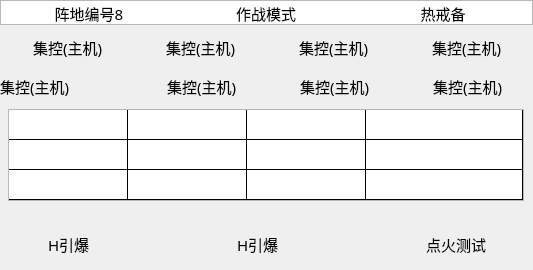
         <widget class="QWidget" name="verticalWidget_1" native="true">
          <property name="sizePolicy">
           <sizepolicy hsizetype="Preferred" vsizetype="Preferred">
            <horstretch>0</horstretch>
            <verstretch>0</verstretch>
           </sizepolicy>
          </property>
          <property name="minimumSize">
           <size>
            <width>533</width>
            <height>270</height>
           </size>
          </property>
          <property name="maximumSize">
           <size>
            <width>533</width>
            <height>270</height>
           </size>
          </property>
          <layout class="QGridLayout" name="gridLayout_7">
           <property name="leftMargin">
            <number>0</number>
           </property>
           <property name="topMargin">
            <number>0</number>
           </property>
           <property name="rightMargin">
            <number>0</number>
           </property>
           <property name="bottomMargin">
            <number>10</number>
           </property>
           <item row="2" column="0">
            <layout class="QHBoxLayout" name="horizontalLayout_8">
             <property name="spacing">
              <number>0</number>
             </property>
             <item>
              <widget class="QLabel" name="label_109">
               <property name="minimumSize">
                <size>
                 <width>108</width>
                 <height>25</height>
                </size>
               </property>
               <property name="maximumSize">
                <size>
                 <width>108</width>
                 <height>25</height>
                </size>
               </property>
               <property name="font">
                <font>
                 <family>宋体</family>
                 <pointsize>11</pointsize>
                </font>
               </property>
               <property name="text">
                <string>集控(主机)</string>
               </property>
              </widget>
             </item>
             <item>
              <widget class="QLabel" name="label_110">
               <property name="minimumSize">
                <size>
                 <width>33</width>
                 <height>33</height>
                </size>
               </property>
               <property name="maximumSize">
                <size>
                 <width>33</width>
                 <height>33</height>
                </size>
               </property>
               <property name="styleSheet">
                <string notr="true"/>
               </property>
               <property name="text">
                <string/>
               </property>
              </widget>
             </item>
             <item>
              <widget class="QLabel" name="label_111">
               <property name="minimumSize">
                <size>
                 <width>33</width>
                 <height>33</height>
                </size>
               </property>
               <property name="maximumSize">
                <size>
                 <width>33</width>
                 <height>33</height>
                </size>
               </property>
               <property name="text">
                <string/>
               </property>
              </widget>
             </item>
             <item>
              <widget class="QLabel" name="label_112">
               <property name="minimumSize">
                <size>
                 <width>108</width>
                 <height>25</height>
                </size>
               </property>
               <property name="maximumSize">
                <size>
                 <width>108</width>
                 <height>25</height>
                </size>
               </property>
               <property name="font">
                <font>
                 <family>宋体</family>
                 <pointsize>11</pointsize>
                </font>
               </property>
               <property name="text">
                <string>集控(主机)</string>
               </property>
              </widget>
             </item>
             <item>
              <widget class="QLabel" name="label_113">
               <property name="minimumSize">
                <size>
                 <width>33</width>
                 <height>33</height>
                </size>
               </property>
               <property name="maximumSize">
                <size>
                 <width>33</width>
                 <height>33</height>
                </size>
               </property>
               <property name="styleSheet">
                <string notr="true">border-image: url(:/img/false.png);</string>
               </property>
               <property name="text">
                <string/>
               </property>
              </widget>
             </item>
             <item>
              <widget class="QLabel" name="label_114">
               <property name="minimumSize">
                <size>
                 <width>108</width>
                 <height>25</height>
                </size>
               </property>
               <property name="maximumSize">
                <size>
                 <width>108</width>
                 <height>25</height>
                </size>
               </property>
               <property name="font">
                <font>
                 <family>宋体</family>
                 <pointsize>11</pointsize>
                </font>
               </property>
               <property name="text">
                <string>集控(主机)</string>
               </property>
              </widget>
             </item>
             <item>
              <widget class="QLabel" name="label_115">
               <property name="minimumSize">
                <size>
                 <width>33</width>
                 <height>33</height>
                </size>
               </property>
               <property name="maximumSize">
                <size>
                 <width>33</width>
                 <height>33</height>
                </size>
               </property>
               <property name="styleSheet">
                <string notr="true">border-image: url(:/img/false.png);</string>
               </property>
               <property name="text">
                <string/>
               </property>
              </widget>
             </item>
             <item>
              <widget class="QLabel" name="label_116">
               <property name="minimumSize">
                <size>
                 <width>108</width>
                 <height>25</height>
                </size>
               </property>
               <property name="maximumSize">
                <size>
                 <width>108</width>
                 <height>25</height>
                </size>
               </property>
               <property name="font">
                <font>
                 <family>宋体</family>
                 <pointsize>11</pointsize>
                </font>
               </property>
               <property name="text">
                <string>集控(主机)</string>
               </property>
              </widget>
             </item>
            </layout>
           </item>
           <item row="0" column="0">
            <widget class="QTableWidget" name="tableWidget_1">
             <property name="minimumSize">
              <size>
               <width>533</width>
               <height>25</height>
              </size>
             </property>
             <property name="maximumSize">
              <size>
               <width>533</width>
               <height>25</height>
              </size>
             </property>
             <property name="styleSheet">
              <string notr="true">gridline-color: rgba(255, 255, 255, 0);
border-image: url(:/img/num.png);</string>
             </property>
             <property name="verticalScrollBarPolicy">
              <enum>Qt::ScrollBarAlwaysOff</enum>
             </property>
             <property name="horizontalScrollBarPolicy">
              <enum>Qt::ScrollBarAlwaysOff</enum>
             </property>
             <property name="rowCount">
              <number>1</number>
             </property>
             <property name="columnCount">
              <number>3</number>
             </property>
             <attribute name="horizontalHeaderVisible">
              <bool>false</bool>
             </attribute>
             <attribute name="horizontalHeaderDefaultSectionSize">
              <number>177</number>
             </attribute>
             <attribute name="horizontalHeaderMinimumSectionSize">
              <number>177</number>
             </attribute>
             <attribute name="horizontalHeaderStretchLastSection">
              <bool>true</bool>
             </attribute>
             <attribute name="verticalHeaderVisible">
              <bool>false</bool>
             </attribute>
             <attribute name="verticalHeaderDefaultSectionSize">
              <number>25</number>
             </attribute>
             <attribute name="verticalHeaderMinimumSectionSize">
              <number>25</number>
             </attribute>
             <attribute name="verticalHeaderStretchLastSection">
              <bool>true</bool>
             </attribute>
             <row/>
             <column/>
             <column/>
             <column/>
             <item row="0" column="0">
              <property name="text">
               <string>阵地编号8</string>
              </property>
              <property name="font">
               <font>
                <family>宋体</family>
                <pointsize>11</pointsize>
               </font>
              </property>
              <property name="textAlignment">
               <set>AlignCenter</set>
              </property>
              <property name="background">
               <brush brushstyle="NoBrush">
                <color alpha="255">
                 <red>51</red>
                 <green>138</green>
                 <blue>155</blue>
                </color>
               </brush>
              </property>
             </item>
             <item row="0" column="1">
              <property name="text">
               <string notr="true">作战模式</string>
              </property>
              <property name="font">
               <font>
                <family>宋体</family>
                <pointsize>11</pointsize>
                <weight>50</weight>
                <bold>false</bold>
               </font>
              </property>
              <property name="textAlignment">
               <set>AlignCenter</set>
              </property>
              <property name="background">
               <brush brushstyle="NoBrush">
                <color alpha="255">
                 <red>222</red>
                 <green>0</green>
                 <blue>0</blue>
                </color>
               </brush>
              </property>
             </item>
             <item row="0" column="2">
              <property name="text">
               <string>热戒备</string>
              </property>
              <property name="font">
               <font>
                <family>宋体</family>
                <pointsize>11</pointsize>
               </font>
              </property>
              <property name="textAlignment">
               <set>AlignCenter</set>
              </property>
             </item>
            </widget>
           </item>
           <item row="4" column="0">
            <spacer name="verticalSpacer_2">
             <property name="orientation">
              <enum>Qt::Vertical</enum>
             </property>
             <property name="sizeHint" stdset="0">
              <size>
               <width>20</width>
               <height>40</height>
              </size>
             </property>
            </spacer>
           </item>
           <item row="5" column="0">
            <layout class="QHBoxLayout" name="horizontalLayout_2">
             <item>
              <widget class="QLabel" name="label_117">
               <property name="minimumSize">
                <size>
                 <width>30</width>
                 <height>30</height>
                </size>
               </property>
               <property name="maximumSize">
                <size>
                 <width>30</width>
                 <height>30</height>
                </size>
               </property>
               <property name="styleSheet">
                <string notr="true">border-image: url(:/img/pie-NF.png);</string>
               </property>
               <property name="text">
                <string/>
               </property>
              </widget>
             </item>
             <item>
              <widget class="QLabel" name="label_118">
               <property name="minimumSize">
                <size>
                 <width>100</width>
                 <height>25</height>
                </size>
               </property>
               <property name="maximumSize">
                <size>
                 <width>100</width>
                 <height>25</height>
                </size>
               </property>
               <property name="font">
                <font>
                 <family>宋体</family>
                 <pointsize>11</pointsize>
                </font>
               </property>
               <property name="text">
                <string>H引爆</string>
               </property>
              </widget>
             </item>
             <item>
              <widget class="QLabel" name="label_119">
               <property name="minimumSize">
                <size>
                 <width>65</width>
                 <height>25</height>
                </size>
               </property>
               <property name="maximumSize">
                <size>
                 <width>65</width>
                 <height>25</height>
                </size>
               </property>
               <property name="styleSheet">
                <string notr="true">border-image: url(:/img/Off-NP.png);</string>
               </property>
               <property name="text">
                <string/>
               </property>
              </widget>
             </item>
             <item>
              <widget class="QLabel" name="label_120">
               <property name="minimumSize">
                <size>
                 <width>100</width>
                 <height>25</height>
                </size>
               </property>
               <property name="maximumSize">
                <size>
                 <width>100</width>
                 <height>25</height>
                </size>
               </property>
               <property name="font">
                <font>
                 <family>宋体</family>
                 <pointsize>11</pointsize>
                </font>
               </property>
               <property name="text">
                <string>H引爆</string>
               </property>
              </widget>
             </item>
             <item>
              <widget class="QLabel" name="label_121">
               <property name="minimumSize">
                <size>
                 <width>65</width>
                 <height>25</height>
                </size>
               </property>
               <property name="maximumSize">
                <size>
                 <width>65</width>
                 <height>25</height>
                </size>
               </property>
               <property name="styleSheet">
                <string notr="true">border-image: url(:/img/Off-NP.png);</string>
               </property>
               <property name="text">
                <string/>
               </property>
              </widget>
             </item>
             <item>
              <widget class="QLabel" name="label_122">
               <property name="minimumSize">
                <size>
                 <width>100</width>
                 <height>25</height>
                </size>
               </property>
               <property name="maximumSize">
                <size>
                 <width>100</width>
                 <height>25</height>
                </size>
               </property>
               <property name="font">
                <font>
                 <family>宋体</family>
                 <pointsize>11</pointsize>
                </font>
               </property>
               <property name="text">
                <string>点火测试</string>
               </property>
              </widget>
             </item>
            </layout>
           </item>
           <item row="1" column="0">
            <layout class="QHBoxLayout" name="horizontalLayout_9">
             <property name="spacing">
              <number>0</number>
             </property>
             <item>
              <widget class="QLabel" name="label_101">
               <property name="minimumSize">
                <size>
                 <width>33</width>
                 <height>33</height>
                </size>
               </property>
               <property name="maximumSize">
                <size>
                 <width>33</width>
                 <height>33</height>
                </size>
               </property>
               <property name="styleSheet">
                <string notr="true">border-image: url(:/img/false.png);</string>
               </property>
               <property name="text">
                <string/>
               </property>
              </widget>
             </item>
             <item>
              <widget class="QLabel" name="label_102">
               <property name="minimumSize">
                <size>
                 <width>108</width>
                 <height>25</height>
                </size>
               </property>
               <property name="maximumSize">
                <size>
                 <width>108</width>
                 <height>25</height>
                </size>
               </property>
               <property name="font">
                <font>
                 <family>宋体</family>
                 <pointsize>11</pointsize>
                </font>
               </property>
               <property name="text">
                <string>集控(主机)</string>
               </property>
              </widget>
             </item>
             <item>
              <widget class="QLabel" name="label_103">
               <property name="minimumSize">
                <size>
                 <width>33</width>
                 <height>33</height>
                </size>
               </property>
               <property name="maximumSize">
                <size>
                 <width>33</width>
                 <height>33</height>
                </size>
               </property>
               <property name="styleSheet">
                <string notr="true">border-image: url(:/img/false.png);</string>
               </property>
               <property name="text">
                <string/>
               </property>
              </widget>
             </item>
             <item>
              <widget class="QLabel" name="label_104">
               <property name="minimumSize">
                <size>
                 <width>108</width>
                 <height>25</height>
                </size>
               </property>
               <property name="maximumSize">
                <size>
                 <width>108</width>
                 <height>25</height>
                </size>
               </property>
               <property name="font">
                <font>
                 <family>宋体</family>
                 <pointsize>11</pointsize>
                </font>
               </property>
               <property name="text">
                <string>集控(主机)</string>
               </property>
              </widget>
             </item>
             <item>
              <widget class="QLabel" name="label_105">
               <property name="minimumSize">
                <size>
                 <width>33</width>
                 <height>33</height>
                </size>
               </property>
               <property name="maximumSize">
                <size>
                 <width>33</width>
                 <height>33</height>
                </size>
               </property>
               <property name="styleSheet">
                <string notr="true">border-image: url(:/img/false.png);</string>
               </property>
               <property name="text">
                <string/>
               </property>
              </widget>
             </item>
             <item>
              <widget class="QLabel" name="label_106">
               <property name="minimumSize">
                <size>
                 <width>108</width>
                 <height>25</height>
                </size>
               </property>
               <property name="maximumSize">
                <size>
                 <width>108</width>
                 <height>25</height>
                </size>
               </property>
               <property name="font">
                <font>
                 <family>宋体</family>
                 <pointsize>11</pointsize>
                </font>
               </property>
               <property name="text">
                <string>集控(主机)</string>
               </property>
              </widget>
             </item>
             <item>
              <widget class="QLabel" name="label_107">
               <property name="minimumSize">
                <size>
                 <width>33</width>
                 <height>33</height>
                </size>
               </property>
               <property name="maximumSize">
                <size>
                 <width>33</width>
                 <height>33</height>
                </size>
               </property>
               <property name="styleSheet">
                <string notr="true">border-image: url(:/img/false.png);</string>
               </property>
               <property name="text">
                <string/>
               </property>
              </widget>
             </item>
             <item>
              <widget class="QLabel" name="label_108">
               <property name="minimumSize">
                <size>
                 <width>108</width>
                 <height>25</height>
                </size>
               </property>
               <property name="maximumSize">
                <size>
                 <width>108</width>
                 <height>25</height>
                </size>
               </property>
               <property name="font">
                <font>
                 <family>宋体</family>
                 <pointsize>11</pointsize>
                </font>
               </property>
               <property name="text">
                <string>集控(主机)</string>
               </property>
              </widget>
             </item>
            </layout>
           </item>
           <item row="3" column="0">
            <layout class="QHBoxLayout" name="horizontalLayout_37">
             <item>
              <spacer name="horizontalSpacer_18">
               <property name="orientation">
                <enum>Qt::Horizontal</enum>
               </property>
               <property name="sizeHint" stdset="0">
                <size>
                 <width>40</width>
                 <height>20</height>
                </size>
               </property>
              </spacer>
             </item>
             <item>
              <widget class="QTableWidget" name="tableWidget_11">
               <property name="sizePolicy">
                <sizepolicy hsizetype="Preferred" vsizetype="Preferred">
                 <horstretch>0</horstretch>
                 <verstretch>0</verstretch>
                </sizepolicy>
               </property>
               <property name="minimumSize">
                <size>
                 <width>516</width>
                 <height>92</height>
                </size>
               </property>
               <property name="maximumSize">
                <size>
                 <width>516</width>
                 <height>92</height>
                </size>
               </property>
               <property name="styleSheet">
                <string notr="true">gridline-color: rgb(0, 0, 0);</string>
               </property>
               <property name="verticalScrollBarPolicy">
                <enum>Qt::ScrollBarAlwaysOff</enum>
               </property>
               <property name="horizontalScrollBarPolicy">
                <enum>Qt::ScrollBarAlwaysOff</enum>
               </property>
               <property name="rowCount">
                <number>3</number>
               </property>
               <property name="columnCount">
                <number>4</number>
               </property>
               <attribute name="horizontalHeaderVisible">
                <bool>false</bool>
               </attribute>
               <attribute name="horizontalHeaderDefaultSectionSize">
                <number>118</number>
               </attribute>
               <attribute name="horizontalHeaderMinimumSectionSize">
                <number>119</number>
               </attribute>
               <attribute name="horizontalHeaderStretchLastSection">
                <bool>true</bool>
               </attribute>
               <attribute name="verticalHeaderVisible">
                <bool>false</bool>
               </attribute>
               <attribute name="verticalHeaderDefaultSectionSize">
                <number>30</number>
               </attribute>
               <attribute name="verticalHeaderMinimumSectionSize">
                <number>30</number>
               </attribute>
               <attribute name="verticalHeaderStretchLastSection">
                <bool>true</bool>
               </attribute>
               <row/>
               <row/>
               <row/>
               <column/>
               <column/>
               <column/>
               <column/>
              </widget>
             </item>
             <item>
              <spacer name="horizontalSpacer_19">
               <property name="orientation">
                <enum>Qt::Horizontal</enum>
               </property>
               <property name="sizeHint" stdset="0">
                <size>
                 <width>40</width>
                 <height>20</height>
                </size>
               </property>
              </spacer>
             </item>
            </layout>
           </item>
          </layout>
         </widget>
